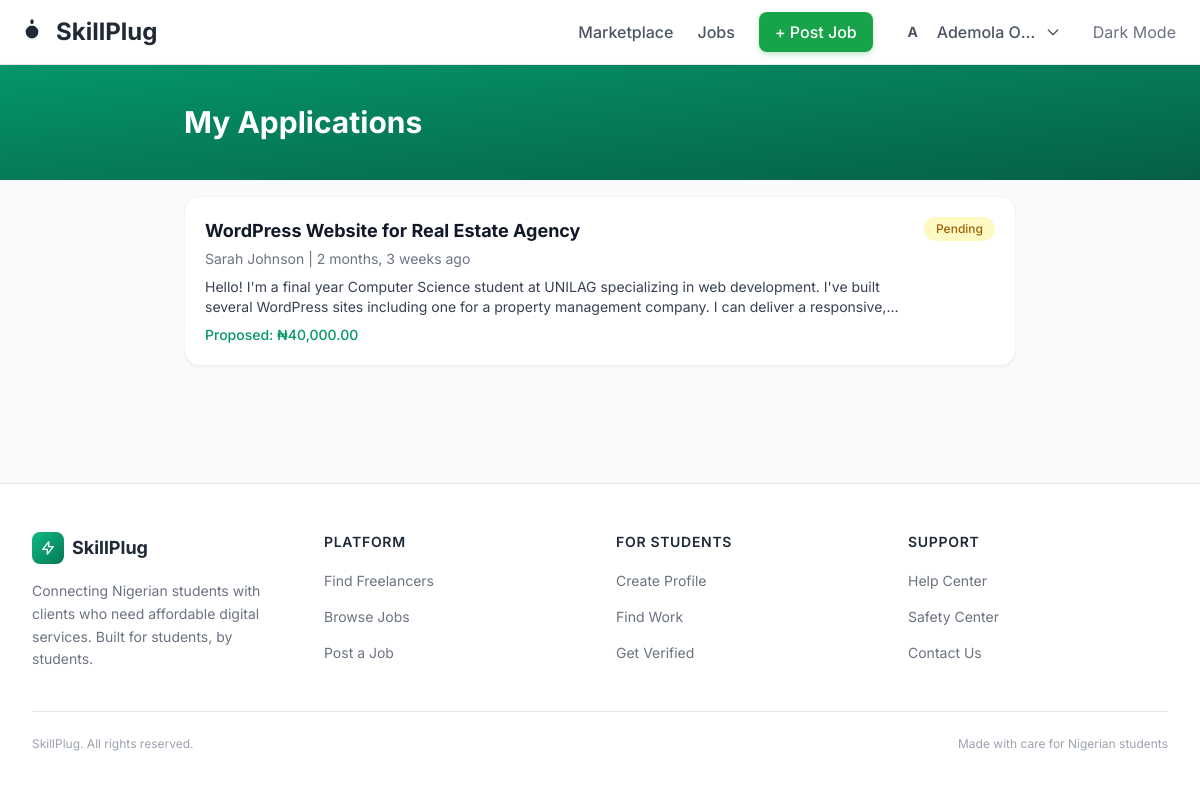
The page /jobs/my-applications/ (signed in) on the database its author committed.
### apps/accounts/models.py (models this page shows, shortened)
class User(AbstractUser):
    ACCOUNT_TYPE_CHOICES = [
        ("student", "Student Freelancer"),
        ("client", "Client"),
        ("both", "Both"),
    ]
    AVAILABILITY_CHOICES = [
        ("available", "Available for Work"),
        ("busy", "Currently Busy"),
        ("not_available", "Not Available"),
    ]
    NIGERIAN_UNIVERSITIES = [
        ("unilag", "University of Lagos (UNILAG)"),
        ("ui", "University of Ibadan (UI)"),
        ("oau", "Obafemi Awolowo University (OAU)"),
        ("uniben", "University of Benin (UNIBEN)"),
        ("abu", "Ahmadu Bello University (ABU)"),
        ("unn", "University of Nigeria, Nsukka (UNN)"),
        ("lautech", "Ladoke Akintola University (LAUTECH)"),
        ("covenant", "Covenant University"),
        ("babcock", "Babcock University"),
        ("futa", "Federal University of Technology, Akure (FUTA)"),
        ("futo", "Federal University of Technology, Owerri (FUTO)"),
        ("lasu", "Lagos State University (LASU)"),
        ("eksu", "Ekiti State University (EKSU)"),
        ("other", "Other Institution"),
    ]
    email = models.EmailField(unique=True)
    full_name = models.CharField(max_length=200, blank=True)
    account_type = models.CharField(
        max_length=10,
        choices=ACCOUNT_TYPE_CHOICES,
        default="student",
    )
    school = models.CharField(
        max_length=50,
        choices=NIGERIAN_UNIVERSITIES,
        blank=True,
    )
    department = models.CharField(max_length=200, blank=True)
    bio = models.TextField(
        max_length=1000,
        blank=True,
        help_text="Tell clients about yourself, your skills and experience",
    )
    whatsapp = models.CharField(
        max_length=20,
        blank=True,
        help_text="WhatsApp number with country code (e.g., 2348012345678)",
    )
    skills = models.ManyToManyField(Skill, blank=True, related_name="users")
    profile_image = models.ImageField(
        upload_to="profiles/",
        blank=True,
        null=True,
        help_text="Upload a professional photo",
    )
    availability_status = models.CharField(
        max_length=15,
        choices=AVAILABILITY_CHOICES,
        default="available",
    )
    verified = models.BooleanField(default=False)
    verification_doc = models.ImageField(
        upload_to="verification/",
        blank=True,
        null=True,
        help_text="Upload student ID card for verification",
    )
    verification_date = models.DateTimeField(blank=True, null=True)
    profile_complete = models.BooleanField(default=False)
    date_joined = models.DateTimeField(auto_now_add=True)
    updated_at = models.DateTimeField(auto_now=True)
    saved_freelancers = models.ManyToManyField(
        "self",
        symmetrical=False,
        blank=True,
        related_name="saved_by",
    )
    dark_mode = models.BooleanField(default=False)
    USERNAME_FIELD = "email"
    REQUIRED_FIELDS = ["username"]
    class Meta:
        ordering = ["-date_joined"]
        verbose_name = "User"
        verbose_name_plural = "Users"
    @property
    def display_name(self):
        return self.full_name or self.username or self.email.split("@")[0]

### apps/jobs/models.py (models this page shows, shortened)
class Application(models.Model):
    STATUS_CHOICES = [
        ("pending", "Pending"),
        ("accepted", "Accepted"),
        ("rejected", "Rejected"),
    ]
    student = models.ForeignKey(
        settings.AUTH_USER_MODEL,
        on_delete=models.CASCADE,
        related_name="applications",
    )
    job = models.ForeignKey(
        Job,
        on_delete=models.CASCADE,
        related_name="applications",
    )
    message = models.TextField(
        help_text="Explain why you're a good fit for this job",
    )
    proposed_budget = models.DecimalField(
        max_digits=10,
        decimal_places=2,
        blank=True,
        null=True,
        help_text="Your proposed budget (optional)",
    )
    status = models.CharField(
        max_length=15,
        choices=STATUS_CHOICES,
        default="pending",
    )
    created_at = models.DateTimeField(auto_now_add=True)
    updated_at = models.DateTimeField(auto_now=True)
    class Meta:
        ordering = ["-created_at"]
        unique_together = ["student", "job"]
        verbose_name = "Application"
        verbose_name_plural = "Applications"

class Job(models.Model):
    STATUS_CHOICES = [
        ("open", "Open"),
        ("in_progress", "In Progress"),
        ("completed", "Completed"),
        ("closed", "Closed"),
    ]
    BUDGET_TYPE_CHOICES = [
        ("fixed", "Fixed Price"),
        ("hourly", "Hourly Rate"),
        ("negotiable", "Negotiable"),
    ]
    title = models.CharField(max_length=200)
    description = models.TextField()
    budget_type = models.CharField(
        max_length=15,
        choices=BUDGET_TYPE_CHOICES,
        default="fixed",
    )
    budget_min = models.DecimalField(
        max_digits=10,
        decimal_places=2,
        blank=True,
        null=True,
        help_text="Minimum budget in NGN",
    )
    budget_max = models.DecimalField(
        max_digits=10,
        decimal_places=2,
        blank=True,
        null=True,
        help_text="Maximum budget in NGN",
    )
    budget_display = models.CharField(
        max_length=100,
        blank=True,
        help_text="Custom budget text (e.g., '₦5,000 - ₦10,000')",
    )
    posted_by = models.ForeignKey(
        settings.AUTH_USER_MODEL,
        on_delete=models.CASCADE,
        related_name="jobs_posted",
    )
    required_skills = models.ManyToManyField(
        "accounts.Skill",
        blank=True,
        related_name="jobs",
    )
    status = models.CharField(
        max_length=15,
        choices=STATUS_CHOICES,
        default="open",
    )
    location_preference = models.CharField(
        max_length=200,
        blank=True,
        help_text="Preferred location or 'Remote'",
    )
    contact_email = models.EmailField(blank=True)
    contact_whatsapp = models.CharField(max_length=20, blank=True)
    created_at = models.DateTimeField(auto_now_add=True)
    updated_at = models.DateTimeField(auto_now=True)
    is_active = models.BooleanField(default=True)
    class Meta:
        ordering = ["-created_at"]
        verbose_name = "Job"
        verbose_name_plural = "Jobs"

### apps/jobs/views.py (the view)
# urls.py: path("my-applications/", views.my_applications, name="my_applications"),
@login_required
def my_applications(request):
    applications = Application.objects.filter(
        student=request.user,
    ).select_related("job").order_by("-created_at")
    context = {
        "applications": applications,
        "title": "My Applications",
    }
    return render(request, "jobs/my_applications.html", context)

### apps/marketplace/context_processors.py (called while the page is built)
def marketplace_stats(request):
    return {
        "total_freelancers": User.objects.filter(profile_complete=True).count(),
        "total_verified": User.objects.filter(profile_complete=True, verified=True).count(),
        "popular_skills": Skill.objects.filter(is_active=True)[:8],
    }

### templates/jobs/my_applications.html (shortened to what this page needs)
{% extends 'base.html' %}
{% load humanize %}
{% block content %}
<section class="bg-gradient-to-br from-primary-600 to-primary-800 dark:from-gray-900 dark:to-primary-900 py-10">
    <div class="max-w-4xl mx-auto px-4 sm:px-6 lg:px-8">
        <h1 class="text-3xl font-bold text-white">My Applications</h1>
    </div>
</section>
<section class="max-w-4xl mx-auto px-4 sm:px-6 lg:px-8 py-8 -mt-4">
    <div class="space-y-4">
        {% for app in applications %}
            <div class="bg-white dark:bg-gray-800 rounded-2xl border border-gray-100 dark:border-gray-700 p-5 shadow-sm hover:shadow-md transition-all-300">
                <div class="flex items-start justify-between gap-4">
                    <div class="flex-1">
                        <a href="{% url 'job_detail' app.job.pk %}" class="font-bold text-gray-900 dark:text-white hover:text-primary-600 transition-colors text-lg">{{ app.job.title }}</a>
                        <p class="text-sm text-gray-500 dark:text-gray-400 mt-1">{{ app.job.posted_by.display_name }} | {{ app.created_at|naturaltime }}</p>
                        <p class="text-sm text-gray-700 dark:text-gray-300 mt-2 line-clamp-2">{{ app.message }}</p>
                        {% if app.proposed_budget %}
                            <p class="text-sm text-primary-600 dark:text-primary-400 mt-2 font-medium">Proposed: ₦{{ app.proposed_budget|intcomma }}</p>
                        {% endif %}
                    </div>
                    <span class="px-3 py-1 rounded-full text-xs font-medium shrink-0 {% if app.status == 'pending' %}bg-yellow-100 text-yellow-700{% elif app.status == 'accepted' %}bg-green-100 text-green-700{% else %}bg-red-100 text-red-700{% endif %}">
                        {{ app.status|title }}
                    </span>
                </div>
            </div>
        {% endfor %}
    </div>
</section>
{% endblock %}

### templates/partials/navbar.html (shortened to what this page needs)
{% load static %}
<nav class="fixed top-0 w-full bg-white/90 dark:bg-slate-900/90 backdrop-blur border-b border-gray-200 dark:border-gray-800 z-50">
    <div class="max-w-7xl mx-auto px-4 h-16 flex items-center justify-between">
        <a href="{% url 'home' %}" class="text-2xl font-bold text-ng-600 dark:text-emerald-400 flex items-center gap-2">
            <svg class="w-8 h-8" fill="currentColor" viewBox="0 0 20 20"><path d="M10 2a1 1 0 011 1v1a1 1 0 11-2 0V3a1 1 0 011-1zm4 8a4 4 0 11-8 0 4 4 0 018 0zm-4-2a.5.5 0 110-1 .5.5 0 010 1z"/></svg>
            SkillPlug
        </a>
        <div class="hidden md:flex items-center gap-6">
            <a href="{% url 'freelancer_list' %}" class="text-gray-600 hover:text-ng-600 font-medium transition">Marketplace</a>
            <a href="{% url 'job_list' %}" class="text-gray-600 hover:text-ng-600 font-medium transition">Jobs</a>
            {% if user.is_authenticated %}
                <a href="{% url 'job_post' %}" class="px-4 py-2 bg-green-600 text-white rounded-lg font-medium hover:bg-green-700 shadow-md shadow-green-600/20 transition transform hover:-translate-y-0.5">+ Post Job</a>
                <div class="relative" id="profile-dropdown-wrap">
                    <button onclick="toggleProfileDropdown()" class="flex items-center gap-2 text-gray-600 hover:text-ng-600 font-medium focus:outline-none">
                        {% if user.profile_image %}
                            <img src="{{ user.profile_image.url }}" class="w-8 h-8 rounded-full object-cover border border-gray-200">
                        {% else %}
                            <div class="w-8 h-8 rounded-full bg-ng-100 flex items-center justify-center text-sm font-bold text-ng-600">{{ user.full_name|slice:":1"|upper|default:user.username|slice:":1"|upper }}</div>
                        {% endif %}
                        <span class="max-w-[100px] truncate">{{ user.full_name|default:user.username }}</span>
                        <svg class="w-4 h-4" fill="none" stroke="currentColor" viewBox="0 0 24 24"><path stroke-linecap="round" stroke-linejoin="round" stroke-width="2" d="M19 9l-7 7-7-7"/></svg>
                    </button>
                </div>
            {% else %}
                <a href="{% url 'account_login' %}" class="text-gray-600 hover:text-ng-600 font-medium">Login</a>
                <a href="{% url 'account_signup' %}" class="px-4 py-2 bg-ng-600 text-green rounded-lg font-medium hover:bg-ng-700 shadow-md shadow-green-600/20 transition">Get Started</a>
            {% endif %}
            <button onclick="toggleDarkMode()" class="p-2 rounded-full hover:bg-gray-100 dark:hover:bg-gray-800 text-gray-500 transition">Dark Mode</button>
        </div>
    </div>
</nav>

### templates/base.html (style rules this page uses)
* { font-family: 'Inter', system-ui, sans-serif; }
.transition-all-300 { transition: all 0.3s cubic-bezier(0.4, 0, 0.2, 1); }
.line-clamp-2 { display: -webkit-box; -webkit-line-clamp: 2; -webkit-box-orient: vertical; overflow: hidden; }

### rows shown on the page
User: full_name "A", full_name "Ademola O…"
Application: job "WordPress Website for Real Estate Agency", job.posted_by.display_name "Sarah Johnson", created_at "2 months, 3 weeks ago", message "Hello! I'm a final year Computer Science student at UNILAG specializing in web development. I've built several WordPress sites including one for a property management company. I can deliver a…", proposed_budget "40,000.00", status "Pending"
